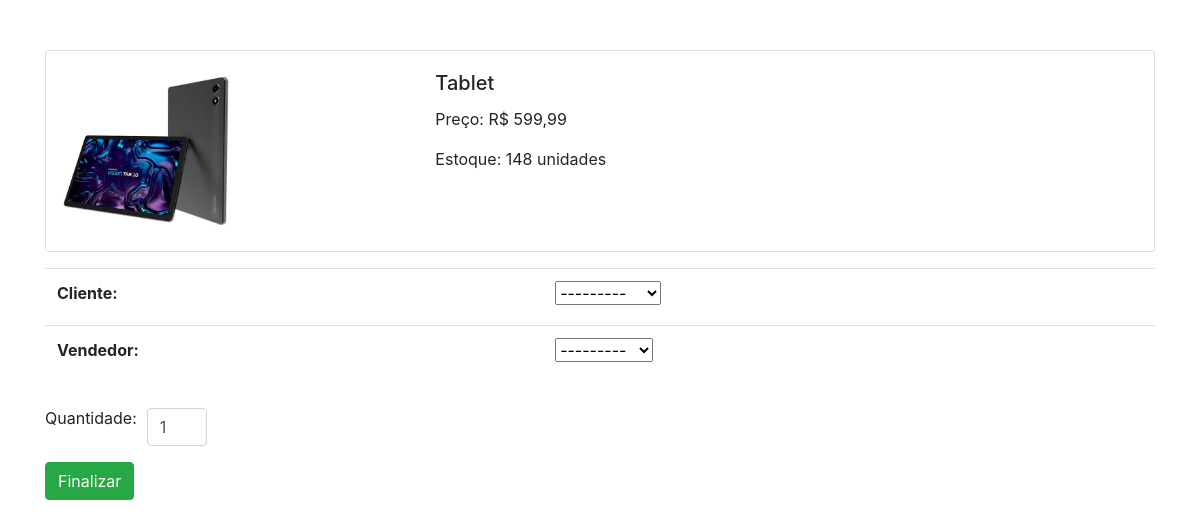
The app's page /comprar/Tablet/ with its own data.
### estoque/models.py (models this page shows, shortened)
class Produto(models.Model):
    nome = models.CharField(max_length=30, blank=True, null=True)
    preco = models.DecimalField(max_digits=10, decimal_places=2, blank=True, null=True)
    qtd = models.IntegerField(blank=True, null=True)
    img = models.ImageField(upload_to='produtos', blank=True, null=True)

### estoque/views.py (the view)
# urls.py: path('comprar/<str:nome>/', views.comprar , name='comprar'),
def comprar(request, nome):
    produto = get_object_or_404(Produto, nome=nome)
    if request.method == 'POST':
        form = CompraForm(request.POST)
        quantidade_comprada = int(request.POST.get('quantidade_inpt', 0))
        if 0 < quantidade_comprada <= produto.qtd:
            if form.is_valid():
                vendedor_nome = form.cleaned_data['vendedor']
                vendedor = get_object_or_404(Vendedor, nome=vendedor_nome)
                compra = form.save(commit=False)
                compra.produto = produto
                compra.save()
                imposto = produto.preco * Decimal(0.25)
                preco = produto.preco - imposto
                print(imposto)
                valor_compra = preco * Decimal(quantidade_comprada) * Decimal(0.05)
                novo_salario = vendedor.salario + valor_compra
                vendedor.salario = novo_salario
                vendedor.save()
                produto.subtrair_estoque(quantidade_comprada)
                return redirect('produtos')
    else:
        form = CompraForm()
    context = {'produto': produto, 'forms': form}
    return render(request, 'compra.html', context)

### estoque/forms.py
class CompraForm(forms.ModelForm):
    class Meta:
        model = Compra
        fields = ['produto', 'cliente', 'vendedor']
        widgets = {
            'produto': forms.HiddenInput(),
        }

### estoque/models.py (called while the page is built)
    def __str__(self):
        return self.nome

    def __str__(self):
        return self.nome

### templates/compra.html (shortened to what this page needs)
<!DOCTYPE html>
<html lang="en">
<head>
    <link rel="stylesheet" href="https://stackpath.bootstrapcdn.com/bootstrap/4.5.2/css/bootstrap.min.css">
</head>
<body>
    <div class="container" style=" margin-top: 50px;">
        <div class="card mb-3">
            <div class="row no-gutters">
                <div class="col-md-4">
                    <img src="{{ produto.img.url }}" class="card-img produto-img" alt="Produto">
                </div>
                <div class="col-md-8">
                    <div class="card-body">
                        <h5 class="card-title">{{ produto.nome }}</h5>
                        <p class="card-text">Preço: R$ {{ produto.preco }}</p>
                        <p class="card-text">Estoque: {{ produto.qtd }} unidades</p>
                    </div>
                </div>
            </div>
        </div>
        <form action="{% url "comprar" produto.nome %}" method="post">
            <div class="form-group">
                <table class="table">
                    {{ forms.as_table }}
                </table>
            </div>
            <div class="form-group">
                <div class="quantidade-wrapper">
                    <label class="quantidade-label" for="quantidade_inpt">Quantidade:</label>
                    <input type="number" class="form-control quantidade-input" name="quantidade_inpt" value="1" min="1" max="{{ produto.qtd }}" placeholder="Quantidade">
                </div>
            </div>
            <button type="submit" class="btn btn-success">Finalizar</button>
        </form>
    </div>
</body>
</html>

### templates/compra.html (style rules this page uses)
.produto-img { max-width: 200px; height: auto; }
.quantidade-input { margin-top: 10px; width: 60px; }
.quantidade-wrapper { display: flex; align-items: center; }
.quantidade-label { margin-right: 10px; }

### records on screen
Produto: img (picture), nome "Tablet", preco "599,99", qtd "148"
